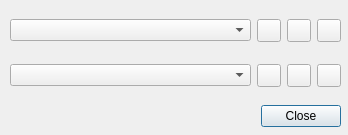
<?xml version="1.0" encoding="UTF-8"?>
<ui version="4.0">
 <class>SoundDialog</class>
 <widget class="QDialog" name="SoundDialog">
  <property name="windowModality">
   <enum>Qt::NonModal</enum>
  </property>
  <property name="geometry">
   <rect>
    <x>0</x>
    <y>0</y>
    <width>348</width>
    <height>135</height>
   </rect>
  </property>
  <property name="windowTitle">
   <string>Play Sound</string>
  </property>
  <widget class="QDialogButtonBox" name="buttonBox">
   <property name="geometry">
    <rect>
     <x>260</x>
     <y>100</y>
     <width>81</width>
     <height>32</height>
    </rect>
   </property>
   <property name="orientation">
    <enum>Qt::Horizontal</enum>
   </property>
   <property name="standardButtons">
    <set>QDialogButtonBox::Close</set>
   </property>
  </widget>
  <widget class="QWidget" name="horizontalLayoutWidget">
   <property name="geometry">
    <rect>
     <x>10</x>
     <y>10</y>
     <width>331</width>
     <height>41</height>
    </rect>
   </property>
   <layout class="QHBoxLayout" name="horizontalLayout">
    <item>
     <widget class="QComboBox" name="soundList"/>
    </item>
    <item>
     <widget class="QToolButton" name="playButton">
      <property name="toolTip">
       <string>Play Sound Locally</string>
      </property>
      <property name="statusTip">
       <string>Play Sound Locally</string>
      </property>
      <property name="text">
       <string/>
      </property>
      <property name="icon">
       <iconset>
        <normaloff>:/playbutton.png</normaloff>:/playbutton.png</iconset>
      </property>
     </widget>
    </item>
    <item>
     <widget class="QToolButton" name="sendButton">
      <property name="toolTip">
       <string>Play Sound to Clients</string>
      </property>
      <property name="statusTip">
       <string>Play Sound to Clients</string>
      </property>
      <property name="text">
       <string/>
      </property>
      <property name="icon">
       <iconset>
        <normaloff>:/sendbutton.png</normaloff>:/sendbutton.png</iconset>
      </property>
     </widget>
    </item>
    <item>
     <widget class="QToolButton" name="stopButton">
      <property name="text">
       <string/>
      </property>
      <property name="icon">
       <iconset>
        <normaloff>:/stopbutton.png</normaloff>:/stopbutton.png</iconset>
      </property>
     </widget>
    </item>
   </layout>
  </widget>
  <widget class="QWidget" name="horizontalLayoutWidget_2">
   <property name="geometry">
    <rect>
     <x>10</x>
     <y>55</y>
     <width>331</width>
     <height>41</height>
    </rect>
   </property>
   <layout class="QHBoxLayout" name="horizontalLayout_2">
    <item>
     <widget class="QComboBox" name="mp3SoundList"/>
    </item>
    <item>
     <widget class="QToolButton" name="mp3PlayButton">
      <property name="toolTip">
       <string>Play Sound Locally</string>
      </property>
      <property name="statusTip">
       <string>Play Sound Locally</string>
      </property>
      <property name="text">
       <string/>
      </property>
      <property name="icon">
       <iconset>
        <normaloff>:/playbutton.png</normaloff>:/playbutton.png</iconset>
      </property>
     </widget>
    </item>
    <item>
     <widget class="QToolButton" name="mp3SendButton">
      <property name="toolTip">
       <string>Play Sound to Clients</string>
      </property>
      <property name="statusTip">
       <string>Play Sound to Clients</string>
      </property>
      <property name="text">
       <string/>
      </property>
      <property name="icon">
       <iconset>
        <normaloff>:/sendbutton.png</normaloff>:/sendbutton.png</iconset>
      </property>
     </widget>
    </item>
    <item>
     <widget class="QToolButton" name="mp3StopButton">
      <property name="text">
       <string/>
      </property>
      <property name="icon">
       <iconset>
        <normaloff>:/stopbutton.png</normaloff>:/stopbutton.png</iconset>
      </property>
     </widget>
    </item>
   </layout>
  </widget>
 </widget>
 <resources/>
 <connections>
  <connection>
   <sender>buttonBox</sender>
   <signal>accepted()</signal>
   <receiver>SoundDialog</receiver>
   <slot>accept()</slot>
   <hints>
    <hint type="sourcelabel">
     <x>248</x>
     <y>254</y>
    </hint>
    <hint type="destinationlabel">
     <x>157</x>
     <y>274</y>
    </hint>
   </hints>
  </connection>
  <connection>
   <sender>buttonBox</sender>
   <signal>rejected()</signal>
   <receiver>SoundDialog</receiver>
   <slot>reject()</slot>
   <hints>
    <hint type="sourcelabel">
     <x>316</x>
     <y>260</y>
    </hint>
    <hint type="destinationlabel">
     <x>286</x>
     <y>274</y>
    </hint>
   </hints>
  </connection>
 </connections>
</ui>
